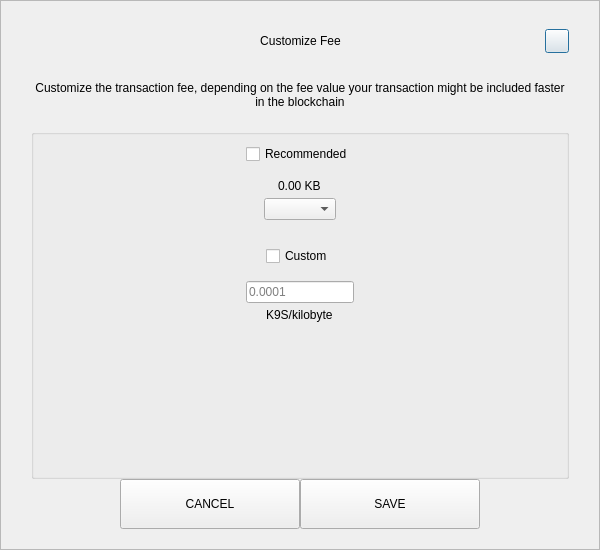
<?xml version="1.0" encoding="UTF-8"?>
<ui version="4.0">
 <class>SendCustomFeeDialog</class>
 <widget class="QDialog" name="SendCustomFeeDialog">
  <property name="geometry">
   <rect>
    <x>0</x>
    <y>0</y>
    <width>600</width>
    <height>550</height>
   </rect>
  </property>
  <property name="windowTitle">
   <string>Form</string>
  </property>
  <layout class="QVBoxLayout" name="verticalLayout_3">
   <property name="spacing">
    <number>0</number>
   </property>
   <property name="leftMargin">
    <number>0</number>
   </property>
   <property name="topMargin">
    <number>0</number>
   </property>
   <property name="rightMargin">
    <number>0</number>
   </property>
   <property name="bottomMargin">
    <number>0</number>
   </property>
   <item>
    <widget class="QFrame" name="frame">
     <property name="styleSheet">
      <string notr="true"/>
     </property>
     <property name="frameShape">
      <enum>QFrame::StyledPanel</enum>
     </property>
     <property name="frameShadow">
      <enum>QFrame::Raised</enum>
     </property>
     <layout class="QVBoxLayout" name="verticalLayout_2">
      <property name="spacing">
       <number>0</number>
      </property>
      <property name="leftMargin">
       <number>30</number>
      </property>
      <property name="topMargin">
       <number>20</number>
      </property>
      <property name="rightMargin">
       <number>30</number>
      </property>
      <property name="bottomMargin">
       <number>20</number>
      </property>
      <item>
       <layout class="QHBoxLayout" name="horizontalLayout_3">
        <property name="spacing">
         <number>0</number>
        </property>
        <item>
         <spacer name="horizontalSpacer_21">
          <property name="orientation">
           <enum>Qt::Horizontal</enum>
          </property>
          <property name="sizeHint" stdset="0">
           <size>
            <width>40</width>
            <height>20</height>
           </size>
          </property>
         </spacer>
        </item>
        <item>
         <widget class="QLabel" name="labelTitle">
          <property name="minimumSize">
           <size>
            <width>0</width>
            <height>40</height>
           </size>
          </property>
          <property name="maximumSize">
           <size>
            <width>16777215</width>
            <height>40</height>
           </size>
          </property>
          <property name="styleSheet">
           <string notr="true">padding-left:24px;</string>
          </property>
          <property name="text">
           <string>Customize Fee</string>
          </property>
          <property name="alignment">
           <set>Qt::AlignCenter</set>
          </property>
          <property name="margin">
           <number>7</number>
          </property>
         </widget>
        </item>
        <item>
         <spacer name="horizontalSpacer">
          <property name="orientation">
           <enum>Qt::Horizontal</enum>
          </property>
          <property name="sizeHint" stdset="0">
           <size>
            <width>40</width>
            <height>20</height>
           </size>
          </property>
         </spacer>
        </item>
        <item>
         <widget class="QPushButton" name="btnEsc">
          <property name="minimumSize">
           <size>
            <width>24</width>
            <height>24</height>
           </size>
          </property>
          <property name="maximumSize">
           <size>
            <width>24</width>
            <height>24</height>
           </size>
          </property>
          <property name="text">
           <string/>
          </property>
         </widget>
        </item>
       </layout>
      </item>
      <item>
       <spacer name="verticalSpacer_2">
        <property name="orientation">
         <enum>Qt::Vertical</enum>
        </property>
        <property name="sizeType">
         <enum>QSizePolicy::Fixed</enum>
        </property>
        <property name="sizeHint" stdset="0">
         <size>
          <width>20</width>
          <height>20</height>
         </size>
        </property>
       </spacer>
      </item>
      <item>
       <widget class="QLabel" name="labelMessage">
        <property name="text">
         <string>Customize the transaction fee, depending on the fee value your transaction might be included faster in the blockchain</string>
        </property>
        <property name="alignment">
         <set>Qt::AlignCenter</set>
        </property>
        <property name="wordWrap">
         <bool>true</bool>
        </property>
       </widget>
      </item>
      <item>
       <spacer name="verticalSpacer_3">
        <property name="orientation">
         <enum>Qt::Vertical</enum>
        </property>
        <property name="sizeType">
         <enum>QSizePolicy::Fixed</enum>
        </property>
        <property name="sizeHint" stdset="0">
         <size>
          <width>20</width>
          <height>20</height>
         </size>
        </property>
       </spacer>
      </item>
      <item>
       <widget class="QGroupBox" name="groupBox">
        <property name="title">
         <string/>
        </property>
        <layout class="QVBoxLayout" name="verticalLayout">
         <property name="leftMargin">
          <number>12</number>
         </property>
         <property name="rightMargin">
          <number>12</number>
         </property>
         <item>
          <layout class="QVBoxLayout" name="verticalLayout_4">
           <property name="spacing">
            <number>5</number>
           </property>
           <item alignment="Qt::AlignHCenter">
            <widget class="QCheckBox" name="checkBoxRecommended">
             <property name="text">
              <string>Recommended</string>
             </property>
            </widget>
           </item>
           <item>
            <spacer name="verticalSpacer_5">
             <property name="orientation">
              <enum>Qt::Vertical</enum>
             </property>
             <property name="sizeType">
              <enum>QSizePolicy::Fixed</enum>
             </property>
             <property name="sizeHint" stdset="0">
              <size>
               <width>20</width>
               <height>10</height>
              </size>
             </property>
            </spacer>
           </item>
           <item alignment="Qt::AlignHCenter">
            <widget class="QLabel" name="labelFee">
             <property name="text">
              <string>0.00 KB</string>
             </property>
            </widget>
           </item>
           <item alignment="Qt::AlignHCenter">
            <widget class="QComboBox" name="comboBoxRecommended"/>
           </item>
          </layout>
         </item>
         <item>
          <spacer name="verticalSpacer">
           <property name="orientation">
            <enum>Qt::Vertical</enum>
           </property>
           <property name="sizeType">
            <enum>QSizePolicy::Fixed</enum>
           </property>
           <property name="sizeHint" stdset="0">
            <size>
             <width>20</width>
             <height>20</height>
            </size>
           </property>
          </spacer>
         </item>
         <item>
          <layout class="QVBoxLayout" name="verticalLayout_5">
           <property name="spacing">
            <number>5</number>
           </property>
           <item alignment="Qt::AlignHCenter">
            <widget class="QCheckBox" name="checkBoxCustom">
             <property name="text">
              <string>Custom</string>
             </property>
            </widget>
           </item>
           <item>
            <spacer name="verticalSpacer_6">
             <property name="orientation">
              <enum>Qt::Vertical</enum>
             </property>
             <property name="sizeType">
              <enum>QSizePolicy::Fixed</enum>
             </property>
             <property name="sizeHint" stdset="0">
              <size>
               <width>20</width>
               <height>10</height>
              </size>
             </property>
            </spacer>
           </item>
           <item alignment="Qt::AlignHCenter">
            <widget class="QLineEdit" name="lineEditCustomFee">
             <property name="placeholderText">
              <string notr="true">0.0001</string>
             </property>
            </widget>
           </item>
           <item alignment="Qt::AlignHCenter">
            <widget class="QLabel" name="labelCustomFee">
             <property name="text">
              <string>K9S/kilobyte</string>
             </property>
            </widget>
           </item>
          </layout>
         </item>
         <item>
          <spacer name="verticalSpacer_4">
           <property name="orientation">
            <enum>Qt::Vertical</enum>
           </property>
           <property name="sizeHint" stdset="0">
            <size>
             <width>20</width>
             <height>40</height>
            </size>
           </property>
          </spacer>
         </item>
        </layout>
       </widget>
      </item>
      <item>
       <layout class="QHBoxLayout" name="horizontalLayout" stretch="1,2,2,1">
        <item>
         <spacer name="horizontalSpacer1">
          <property name="orientation">
           <enum>Qt::Horizontal</enum>
          </property>
          <property name="sizeHint" stdset="0">
           <size>
            <width>40</width>
            <height>20</height>
           </size>
          </property>
         </spacer>
        </item>
        <item>
         <widget class="QPushButton" name="btnCancel">
          <property name="minimumSize">
           <size>
            <width>180</width>
            <height>50</height>
           </size>
          </property>
          <property name="focusPolicy">
           <enum>Qt::NoFocus</enum>
          </property>
          <property name="text">
           <string>CANCEL</string>
          </property>
         </widget>
        </item>
        <item>
         <widget class="QPushButton" name="btnSave">
          <property name="minimumSize">
           <size>
            <width>180</width>
            <height>50</height>
           </size>
          </property>
          <property name="focusPolicy">
           <enum>Qt::NoFocus</enum>
          </property>
          <property name="text">
           <string>SAVE</string>
          </property>
         </widget>
        </item>
        <item>
         <spacer name="horizontalSpacer_2">
          <property name="orientation">
           <enum>Qt::Horizontal</enum>
          </property>
          <property name="sizeHint" stdset="0">
           <size>
            <width>40</width>
            <height>20</height>
           </size>
          </property>
         </spacer>
        </item>
       </layout>
      </item>
     </layout>
    </widget>
   </item>
  </layout>
 </widget>
 <resources/>
 <connections/>
</ui>
